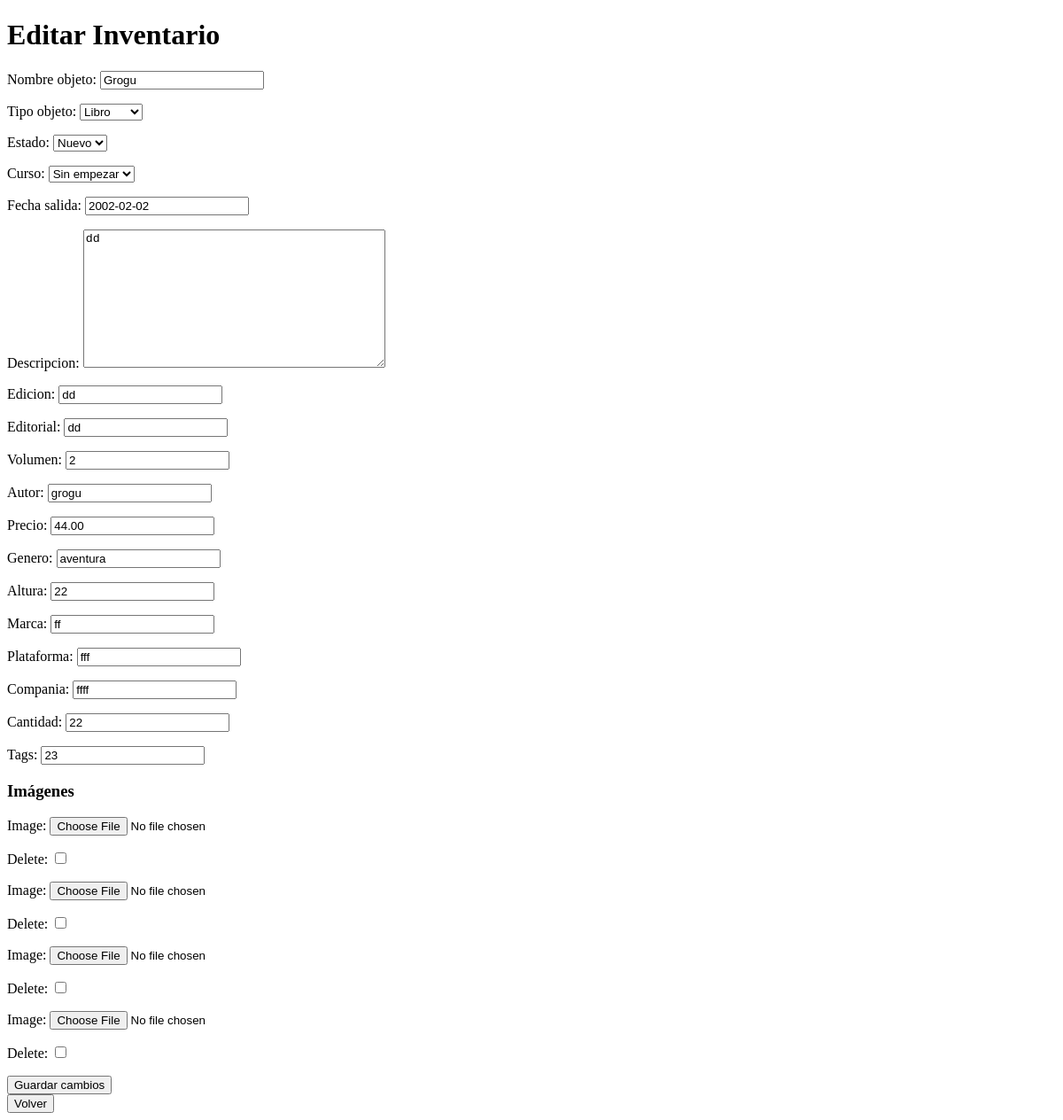
/editar_inventario/1, run on an earlier commit of the app's database.
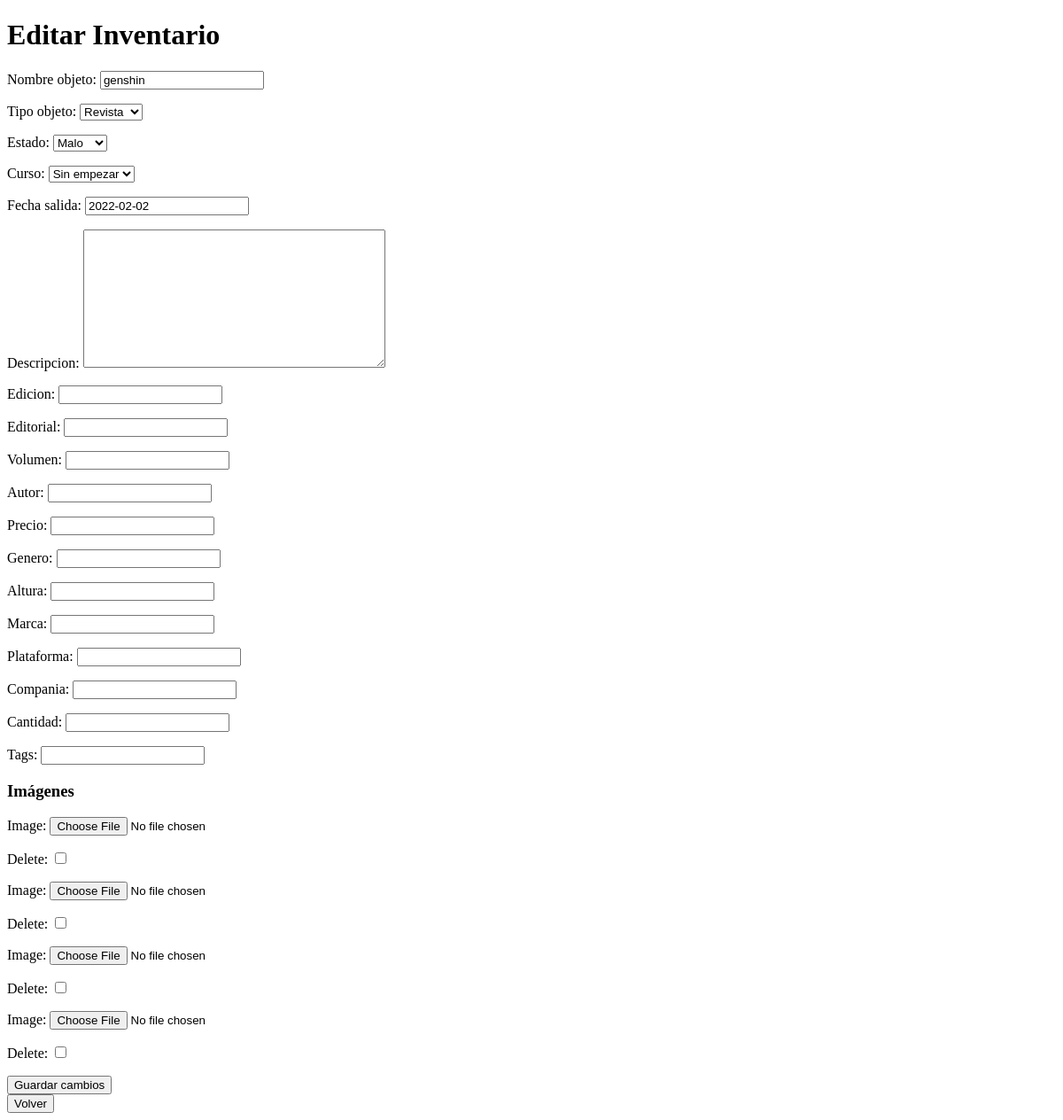
And on a later commit of the database.
### geekapp/models.py (models this page shows, shortened)
class Inventario(models.Model):
    ESTADO_CHOICES = [
        ('nuevo', 'Nuevo'),
        ('bueno', 'Bueno'),
        ('malo', 'Malo'),
    ]
    CURSO_CHOICES = [
        ('sin_empezar', 'Sin empezar'),
        ('empezado', 'Empezado'),
        ('terminado', 'Terminado'),
    ]
    TIPO_CHOICES = [
        ('libro', 'Libro'),
        ('revista', 'Revista'),
        ('cancion', 'Cancion'),
        ('pelicula', 'Pelicula'),
        ('musica', 'Musica'),
        ('otro', 'Otro'),
    ]
    nombre_objeto = models.CharField(max_length=100)
    estado = models.CharField(
        max_length=12,
        choices=ESTADO_CHOICES,
        default='nuevo'
    )
    curso = models.CharField(
        max_length=12,
        choices=CURSO_CHOICES,
        default='sin_empezar'
    )
    tipo_objeto =models.CharField(
        max_length=12,
        choices=TIPO_CHOICES,
        default='libro'
    )
    fecha_salida = models.DateField(null=True, blank=True)
    tags = models.CharField(max_length=100, null=True, blank=True)
    descripcion = models.TextField(null=True, blank=True)
    foto = models.CharField(max_length=200, null=True, blank=True)
    edicion = models.CharField(max_length=100, null=True, blank=True)
    editorial = models.CharField(max_length=100, null=True, blank=True)
    volumen = models.IntegerField(null=True, blank=True)
    autor = models.CharField(max_length=100, null=True, blank=True)
    genero = models.CharField(max_length=100, null=True, blank=True)
    altura = models.IntegerField(null=True, blank=True)
    marca = models.CharField(max_length=100, null=True, blank=True)
    plataforma = models.CharField(max_length=100, null=True, blank=True)
    compania = models.CharField(max_length=100, null=True, blank=True)
    precio = models.DecimalField(max_digits=10, decimal_places=2, null=True, blank=True)
    cantidad = models.IntegerField(null=True, blank=True)
    usuario = models.ForeignKey(settings.AUTH_USER_MODEL, on_delete=models.CASCADE)

### geekapp/views.py (the view)
# urls.py: path('editar_inventario/<int:id>', editar_inventario, name='editar_inventario'),
def editar_inventario(request, id):
    inventario = get_object_or_404(Inventario, id=id)
    ImageFormSet = modelformset_factory(AlbumImage, form=UploadImageForm, extra=4, max_num=4, can_delete=True)
    existing_images = inventario.images.all()
    if request.method == 'POST':
        form = InventarioForm(request.POST, instance=inventario)
        image_formset = ImageFormSet(request.POST, request.FILES, queryset=existing_images)
        if form.is_valid() and image_formset.is_valid():
            form.save()
            for image_form in image_formset:
                if image_form.cleaned_data.get('image'):  # Solo guardar si hay imagen
                    image = image_form.save(commit=False)
                    image.album = inventario  # Asociar la imagen con el inventario
                    image.save()
                if image_form.cleaned_data.get('DELETE'):  # Eliminar imagen si el usuario lo indica
                    image_form.instance.delete()
            return redirect('inventario')
    else:
        form = InventarioForm(instance=inventario)
        image_formset = ImageFormSet(queryset=existing_images)
    return render(request, 'editar_inventario.html', {
        'form': form,
        'image_formset': image_formset
    })

### geekapp/forms.py
class InventarioForm(forms.ModelForm):
    class Meta:
        model = Inventario
        fields = ['nombre_objeto', 'tipo_objeto', 'estado', 'curso', 'fecha_salida', 'descripcion', 'edicion', 'editorial', 'volumen', 'autor', 'precio', 'genero', 'altura', 'marca', 'plataforma', 'compania', 'cantidad', 'tags']

### geekapp/templates/editar_inventario.html (shortened to what this page needs)
<!DOCTYPE html>
<html lang="en">
<head>
</head>
<body>
    <h1>Editar Inventario</h1>
    <form method="post" enctype="multipart/form-data">
        {{ form.as_p }}
        <h3>Imágenes</h3>
        {% for image_form in image_formset %}
            <div>
                {{ image_form.as_p }}
            </div>
        {% endfor %}
        <button type="submit">Guardar cambios</button>
    </form>
    <a href="{% url 'inventario' %}"><input type="submit" value="Volver"></a>
</body>
</html>

What changed in the data, as far as the page shows it:
changed Inventario "Sin empezar": nombre_objeto "Grogu" → "genshin"; tipo_objeto "Libro" → "Revista"; estado "Nuevo" → "Malo"; fecha_salida "2002-02-02" → "2022-02-02"; descripcion "dd" → (not shown); edicion "dd" → (not shown); editorial "dd" → (not shown); volumen "2" → (not shown); autor "grogu" → (not shown); precio "44.00" → (not shown); genero "aventura" → (not shown); altura "22" → (not shown); marca "ff" → (not shown); plataforma "fff" → (not shown); compania "ffff" → (not shown); cantidad "22" → (not shown); tags "23" → (not shown)
